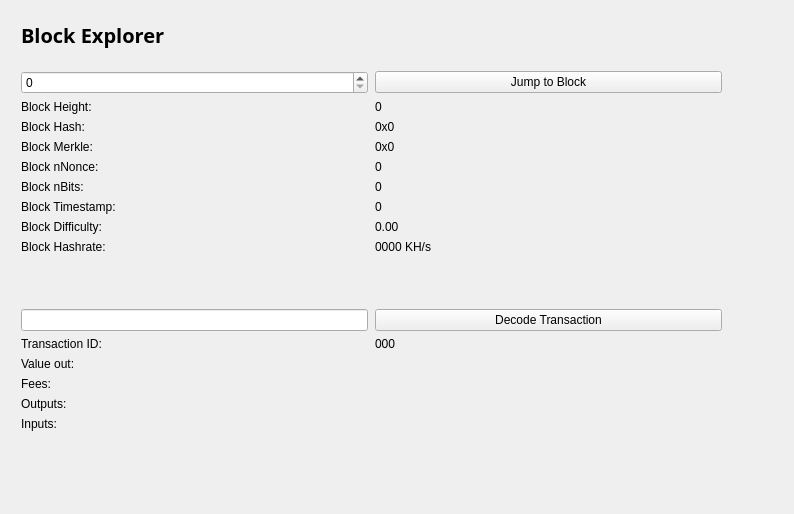
<?xml version="1.0" encoding="UTF-8"?>
<ui version="4.0">
 <class>BlockBrowser</class>
 <widget class="QWidget" name="BlockBrowser">
  <property name="windowModality">
   <enum>Qt::NonModal</enum>
  </property>
  <property name="enabled">
   <bool>true</bool>
  </property>
  <property name="geometry">
   <rect>
    <x>0</x>
    <y>0</y>
    <width>794</width>
    <height>514</height>
   </rect>
  </property>
  <property name="sizePolicy">
   <sizepolicy hsizetype="Preferred" vsizetype="Preferred">
    <horstretch>0</horstretch>
    <verstretch>0</verstretch>
   </sizepolicy>
  </property>
  <property name="minimumSize">
   <size>
    <width>0</width>
    <height>0</height>
   </size>
  </property>
  <property name="acceptDrops">
   <bool>false</bool>
  </property>
  <property name="windowTitle">
   <string>Form</string>
  </property>
  <layout class="QGridLayout">
   <property name="sizeConstraint">
    <enum>QLayout::SetMaximumSize</enum>
   </property>
   <property name="leftMargin">
    <number>21</number>
   </property>
   <property name="topMargin">
    <number>21</number>
   </property>
   <property name="rightMargin">
    <number>10</number>
   </property>
   <item row="1" column="0">
    <widget class="QWidget" name="widget" native="true">
     <widget class="QWidget" name="layoutWidget">
      <property name="geometry">
       <rect>
        <x>0</x>
        <y>0</y>
        <width>699</width>
        <height>27</height>
       </rect>
      </property>
      <layout class="QHBoxLayout" name="horizontalLayout_4">
       <property name="spacing">
        <number>7</number>
       </property>
       <item>
        <widget class="QLabel" name="label_5">
         <property name="font">
          <font>
           <family>Open Sans,sans-serif</family>
          </font>
         </property>
         <property name="text">
          <string>&lt;html&gt;&lt;head/&gt;&lt;body&gt;&lt;p&gt;&lt;span style=&quot; font-size:20px; font-weight:600; color:#000000;&quot;&gt;Block Explorer &lt;/span&gt;&lt;/p&gt;&lt;/body&gt;&lt;/html&gt;</string>
         </property>
        </widget>
       </item>
       <item>
        <spacer name="horizontalSpacer_2">
         <property name="orientation">
          <enum>Qt::Horizontal</enum>
         </property>
         <property name="sizeHint" stdset="0">
          <size>
           <width>40</width>
           <height>20</height>
          </size>
         </property>
        </spacer>
       </item>
      </layout>
     </widget>
     <widget class="QWidget" name="layoutWidget_2">
      <property name="geometry">
       <rect>
        <x>0</x>
        <y>50</y>
        <width>701</width>
        <height>400</height>
       </rect>
      </property>
      <layout class="QGridLayout" name="gridLayout_3" rowstretch="0,0,0,0,0,0,0,0,0,0,0,0,0,0,0,0,0,0,0" columnstretch="0,0">
       <property name="sizeConstraint">
        <enum>QLayout::SetDefaultConstraint</enum>
       </property>
       <property name="horizontalSpacing">
        <number>7</number>
       </property>
       <item row="18" column="0">
        <spacer name="verticalSpacer">
         <property name="orientation">
          <enum>Qt::Vertical</enum>
         </property>
         <property name="sizeHint" stdset="0">
          <size>
           <width>20</width>
           <height>40</height>
          </size>
         </property>
        </spacer>
       </item>
       <item row="12" column="1">
        <widget class="QPushButton" name="txButton">
         <property name="text">
          <string>Decode Transaction</string>
         </property>
        </widget>
       </item>
       <item row="17" column="0">
        <widget class="QLabel" name="inputLabel">
         <property name="text">
          <string>Inputs:</string>
         </property>
         <property name="alignment">
          <set>Qt::AlignLeading|Qt::AlignLeft|Qt::AlignTop</set>
         </property>
        </widget>
       </item>
       <item row="10" column="1">
        <widget class="QLabel" name="pawBox">
         <property name="text">
          <string>0000 KH/s</string>
         </property>
        </widget>
       </item>
       <item row="14" column="0">
        <widget class="QLabel" name="valueLabel">
         <property name="text">
          <string>Value out:</string>
         </property>
        </widget>
       </item>
       <item row="13" column="0">
        <widget class="QLabel" name="txLabel">
         <property name="text">
          <string>Transaction ID:</string>
         </property>
        </widget>
       </item>
       <item row="9" column="1">
        <widget class="QLabel" name="hardBox">
         <property name="text">
          <string>0.00</string>
         </property>
        </widget>
       </item>
       <item row="13" column="1">
        <widget class="QLabel" name="txID">
         <property name="text">
          <string>000</string>
         </property>
        </widget>
       </item>
       <item row="17" column="1">
        <widget class="QLabel" name="inputBox">
         <property name="text">
          <string/>
         </property>
         <property name="alignment">
          <set>Qt::AlignLeading|Qt::AlignLeft|Qt::AlignTop</set>
         </property>
        </widget>
       </item>
       <item row="14" column="1">
        <widget class="QLabel" name="valueBox">
         <property name="text">
          <string/>
         </property>
        </widget>
       </item>
       <item row="9" column="0">
        <widget class="QLabel" name="hardLabel">
         <property name="text">
          <string>Block Difficulty:</string>
         </property>
        </widget>
       </item>
       <item row="1" column="0">
        <widget class="QSpinBox" name="heightBox">
         <property name="sizePolicy">
          <sizepolicy hsizetype="Preferred" vsizetype="Fixed">
           <horstretch>0</horstretch>
           <verstretch>0</verstretch>
          </sizepolicy>
         </property>
         <property name="maximum">
          <number>99999999</number>
         </property>
        </widget>
       </item>
       <item row="3" column="0">
        <widget class="QLabel" name="heightLabel_2">
         <property name="text">
          <string>Block Height:</string>
         </property>
        </widget>
       </item>
       <item row="8" column="1">
        <widget class="QLabel" name="timeBox">
         <property name="text">
          <string>0</string>
         </property>
        </widget>
       </item>
       <item row="1" column="1">
        <widget class="QPushButton" name="blockButton">
         <property name="text">
          <string>Jump to Block</string>
         </property>
        </widget>
       </item>
       <item row="5" column="0">
        <widget class="QLabel" name="merkleLabel">
         <property name="text">
          <string>Block Merkle:</string>
         </property>
        </widget>
       </item>
       <item row="4" column="0">
        <widget class="QLabel" name="hashLabel">
         <property name="text">
          <string>Block Hash:</string>
         </property>
        </widget>
       </item>
       <item row="15" column="1">
        <widget class="QLabel" name="feesBox">
         <property name="text">
          <string/>
         </property>
        </widget>
       </item>
       <item row="10" column="0">
        <widget class="QLabel" name="pawLabel">
         <property name="text">
          <string>Block Hashrate:</string>
         </property>
        </widget>
       </item>
       <item row="3" column="1">
        <widget class="QLabel" name="heightLabel">
         <property name="text">
          <string>0</string>
         </property>
        </widget>
       </item>
       <item row="15" column="0">
        <widget class="QLabel" name="feesLabel">
         <property name="text">
          <string>Fees:</string>
         </property>
        </widget>
       </item>
       <item row="7" column="0">
        <widget class="QLabel" name="bitsLabel">
         <property name="text">
          <string>Block nBits:</string>
         </property>
        </widget>
       </item>
       <item row="7" column="1">
        <widget class="QLabel" name="bitsBox">
         <property name="text">
          <string>0</string>
         </property>
        </widget>
       </item>
       <item row="5" column="1">
        <widget class="QLabel" name="merkleBox">
         <property name="minimumSize">
          <size>
           <width>187</width>
           <height>0</height>
          </size>
         </property>
         <property name="text">
          <string>0x0</string>
         </property>
        </widget>
       </item>
       <item row="16" column="0">
        <widget class="QLabel" name="outputLabel">
         <property name="text">
          <string>Outputs:</string>
         </property>
         <property name="alignment">
          <set>Qt::AlignLeading|Qt::AlignLeft|Qt::AlignTop</set>
         </property>
        </widget>
       </item>
       <item row="16" column="1">
        <widget class="QLabel" name="outputBox">
         <property name="text">
          <string/>
         </property>
         <property name="alignment">
          <set>Qt::AlignLeading|Qt::AlignLeft|Qt::AlignTop</set>
         </property>
        </widget>
       </item>
       <item row="6" column="0">
        <widget class="QLabel" name="nonceLabel">
         <property name="text">
          <string>Block nNonce:</string>
         </property>
        </widget>
       </item>
       <item row="6" column="1">
        <widget class="QLabel" name="nonceBox">
         <property name="text">
          <string>0</string>
         </property>
        </widget>
       </item>
       <item row="8" column="0">
        <widget class="QLabel" name="timeLabel">
         <property name="text">
          <string>Block Timestamp:</string>
         </property>
        </widget>
       </item>
       <item row="4" column="1">
        <widget class="QLabel" name="hashBox">
         <property name="enabled">
          <bool>true</bool>
         </property>
         <property name="sizePolicy">
          <sizepolicy hsizetype="Preferred" vsizetype="Preferred">
           <horstretch>0</horstretch>
           <verstretch>0</verstretch>
          </sizepolicy>
         </property>
         <property name="minimumSize">
          <size>
           <width>0</width>
           <height>0</height>
          </size>
         </property>
         <property name="text">
          <string>0x0</string>
         </property>
        </widget>
       </item>
       <item row="12" column="0">
        <widget class="QLineEdit" name="txBox">
         <property name="sizePolicy">
          <sizepolicy hsizetype="Preferred" vsizetype="Fixed">
           <horstretch>0</horstretch>
           <verstretch>0</verstretch>
          </sizepolicy>
         </property>
         <property name="inputMask">
          <string comment="Transaction id" extracomment="Transaction id"/>
         </property>
        </widget>
       </item>
       <item row="11" column="0">
        <spacer name="verticalSpacer_2">
         <property name="orientation">
          <enum>Qt::Vertical</enum>
         </property>
         <property name="sizeHint" stdset="0">
          <size>
           <width>20</width>
           <height>50</height>
          </size>
         </property>
        </spacer>
       </item>
      </layout>
     </widget>
    </widget>
   </item>
  </layout>
 </widget>
 <resources/>
 <connections/>
</ui>
